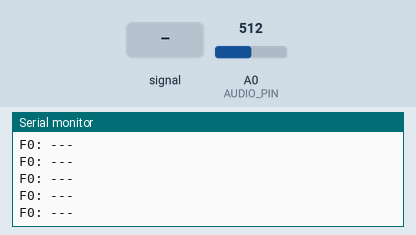
Simulated run of this sketch. Board: Arduino Uno, built with avr-gcc and run on an emulated ATmega328P. Parts: the last lines printed to the serial monitor. The inputs (shaded band) are chosen by the test bench; at power-on: A0 (AUDIO_PIN) = 512.

Above: at 1.2 s.
1.3 s: A0 (AUDIO_PIN) fed a 200 Hz sine of ±81 counts around its level
At 1.67 s:
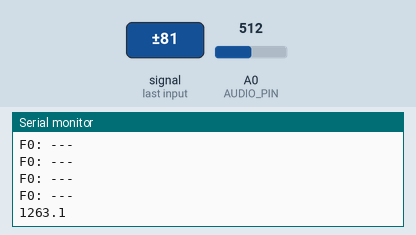
3.2 s: A0 (AUDIO_PIN) fed a 1000 Hz sine of ±255 counts around its level
At 3.62 s:
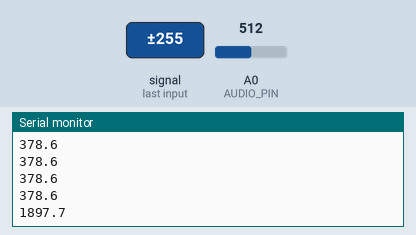
Timing chart, 0 to 6.2 s (numbered marks = the images above; inputs shaded):
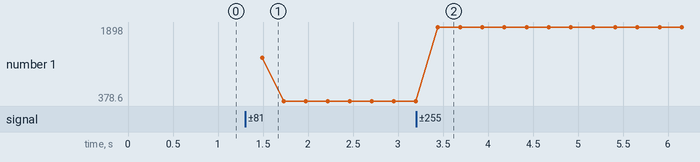

Measured:
- after the input at 1.3 s, the serial monitor: prints a new line after 0.19 s (image 1)
- after the input at 3.2 s, the serial monitor: prints a new line after 0.24 s (image 2)
- plotted number 1: 378.6 → 1898 after the input at 3.2 s

The sketch:

main.ino
```cpp
#include <arduinoFFT.h>

#define AUDIO_PIN A0

const uint8_t SAMPLES = 128;               // better resolution than 64
const double SAMPLING_FREQUENCY = 8000.0;  // Nyquist = 4000 Hz usable range

double vReal[SAMPLES];
double vImag[SAMPLES];

ArduinoFFT<double> FFT =
  ArduinoFFT<double>(vReal, vImag, SAMPLES, SAMPLING_FREQUENCY);

// =========================

void setup() {
  Serial.begin(115200);
}

// =========================

void loop() {

  // ===== SAMPLE AUDIO =====
  for (uint8_t i = 0; i < SAMPLES; i++) {
    vReal[i] = analogRead(AUDIO_PIN) - 512;
    vImag[i] = 0;

    delayMicroseconds(125); // ~8kHz
  }

  // ===== REMOVE DC OFFSET =====
  double mean = 0;
  for (uint8_t i = 0; i < SAMPLES; i++) {
    mean += vReal[i];
  }
  mean /= SAMPLES;

  for (uint8_t i = 0; i < SAMPLES; i++) {
    vReal[i] -= mean;
  }

  // ===== RMS GATE (fix silence fake frequency) =====
  double rms = 0;
  for (uint8_t i = 0; i < SAMPLES; i++) {
    rms += vReal[i] * vReal[i];
  }
  rms = sqrt(rms / SAMPLES);

  if (rms < 15) {   // tune this threshold
    Serial.println("F0: ---");
    delay(50);
    return;
  }

  // ===== FFT =====
  FFT.windowing(FFTWindow::Hamming, FFTDirection::Forward);
  FFT.compute(FFTDirection::Forward);
  FFT.complexToMagnitude();

  // ===== IMPROVED PEAK FINDING =====
  uint8_t peak = 2;
  double bestScore = 0;

  for (uint8_t i = 2; i < SAMPLES / 2; i++) {

    double mag = vReal[i];

    if (mag < 10) continue; // noise filter

    // harmonic suppression + low-frequency preference
    double score = mag / (double)i;

    if (score > bestScore) {
      bestScore = score;
      peak = i;
    }
  }

  // ===== PARABOLIC INTERPOLATION =====
  double a = vReal[peak - 1];
  double b = vReal[peak];
  double c = vReal[peak + 1];

  double denom = (a - 2 * b + c);
  double p = 0;

  if (denom != 0) {
    p = 0.5 * (a - c) / denom;
  }

  double bin = peak + p;

  // ===== BIN → FREQUENCY =====
  double freq =
    bin * SAMPLING_FREQUENCY / SAMPLES;

  Serial.println(freq, 1);

  delay(30);
}
```
